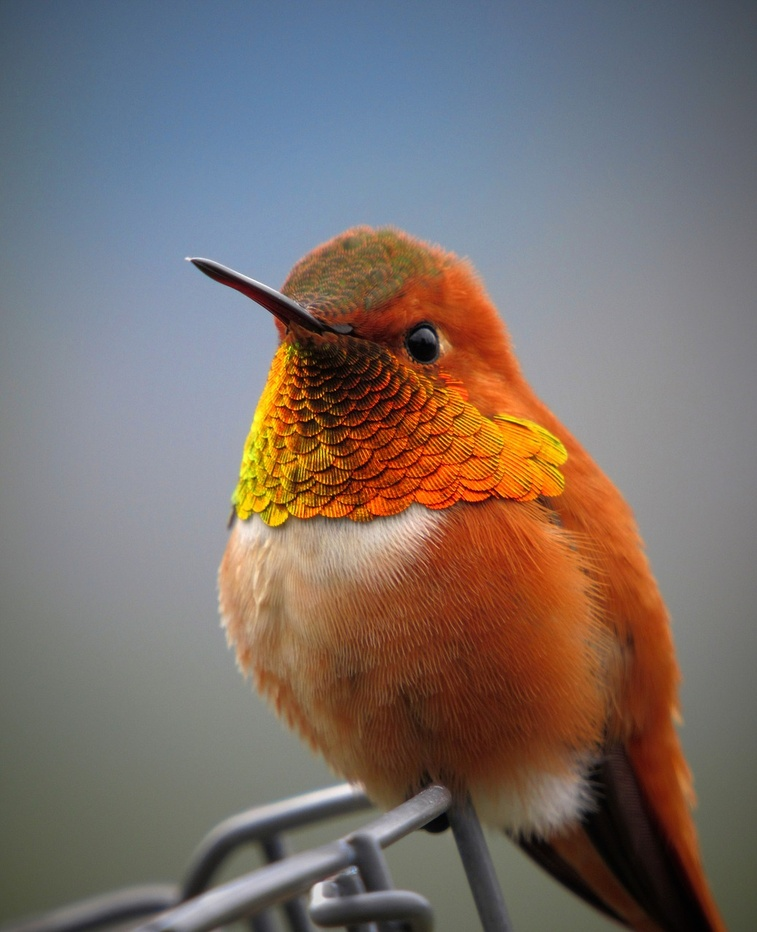
#> input picture dec_6th/hummingbird.jpg, 757 x 932 px, shrunk from 1039 x 1280 before the run
$ python pre_processing.py
#> lines starting #> are read from the running program, lines starting #| are printed output that depends on the picture; after the words box and inside, x2 and y2 are one past the last pixel; in counts of white or black regions, pixels touching at a corner belong together
#> further down, image is the input picture: PIL image 757x932 RGB; mean R, G, B 123.1, 111.3, 106.5
################### sonali ############


import cv2
import numpy as np
from PIL import Image

def preprocessing(image):
    """
    Optimized preprocessing pipeline for document images.
    Args:
        image (PIL.Image): The input image to preprocess
    Returns:
        PIL.Image: The preprocessed image
    """
    try:
        np_img = np.array(image.convert('L')) # L (8-bit pixels, grayscale)
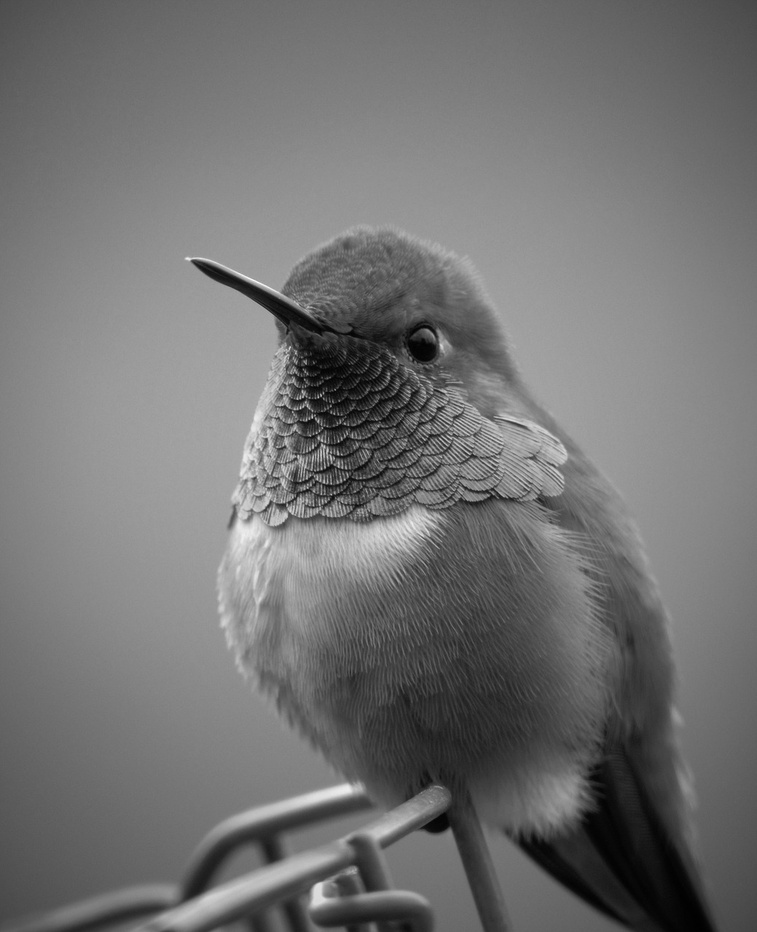
#> np_img: shape (932, 757); min 0, max 251, mean 114.3

        # Apply fast contrast stretching using numpy operations
        p2, p98 = np.percentile(np_img, (2, 98))
#> p2 = 21; p98 = 175
        img_stretched = np.interp(np_img, (p2, p98), (0, 255)).astype(np.uint8)
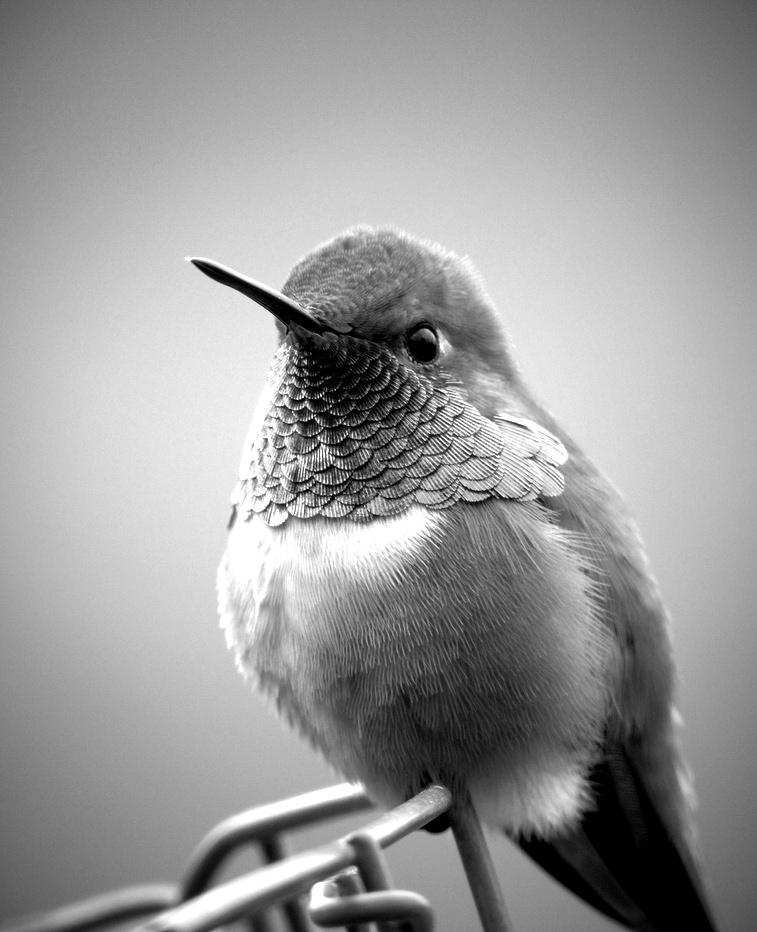
#> img_stretched: shape (932, 757); min 0, max 255, mean 153.7
        # Simple Gaussian blur (small kernel) to reduce noise
        blurred = cv2.GaussianBlur(img_stretched, (3, 3), 0)
        # Use Otsu's thresholding - computationally efficient and good for document images
        cv2.imshow("blurred_img",blurred)
        # cv2.waitKey(0)
        _, binary = cv2.threshold(blurred, 0, 255, cv2.THRESH_BINARY + cv2.THRESH_OTSU)
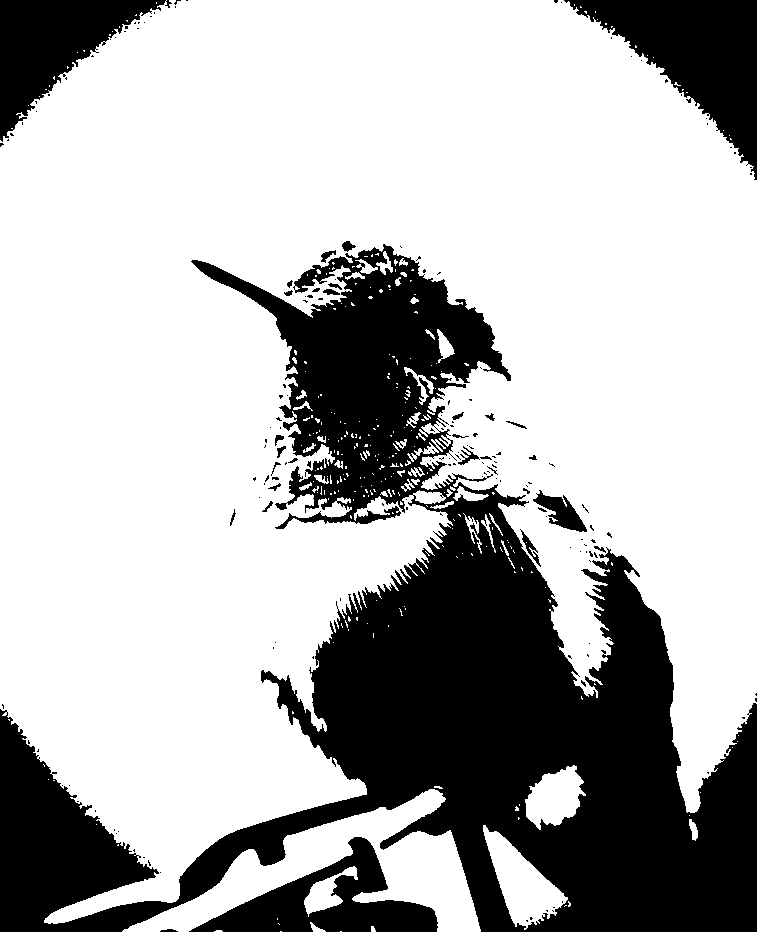
#> binary: shape (932, 757); 69.7% white; 172 black regions (143 under 20 px), largest, box (x1, y1, x2, y2) and area: (0, 244, 757, 932) 175978, (564, 0, 757, 180) 14806, (0, 0, 172, 142) 10520
        # Quick morphological operation to clean up text
        kernel = np.ones((1, 1), np.uint8)
        cleaned = cv2.morphologyEx(binary, cv2.MORPH_OPEN, kernel)
        cv2.imshow("cleaned_img",cleaned)
        cv2.waitKey(0)
        return Image.fromarray(cleaned)
    except Exception as e:
        logger.exception(e)
        return None


if __name__=="__main__":
    image=Image.open("hummingbird.jpg")
    preprocessing(image)
